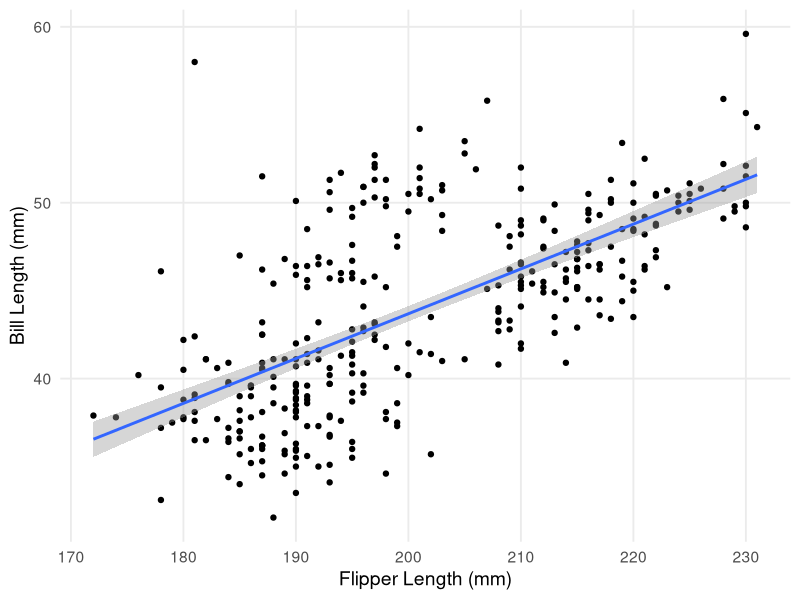
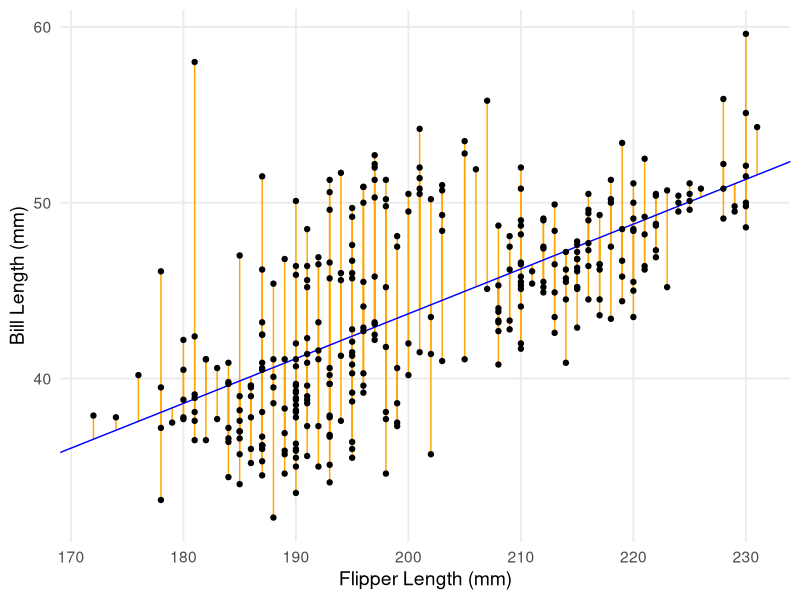
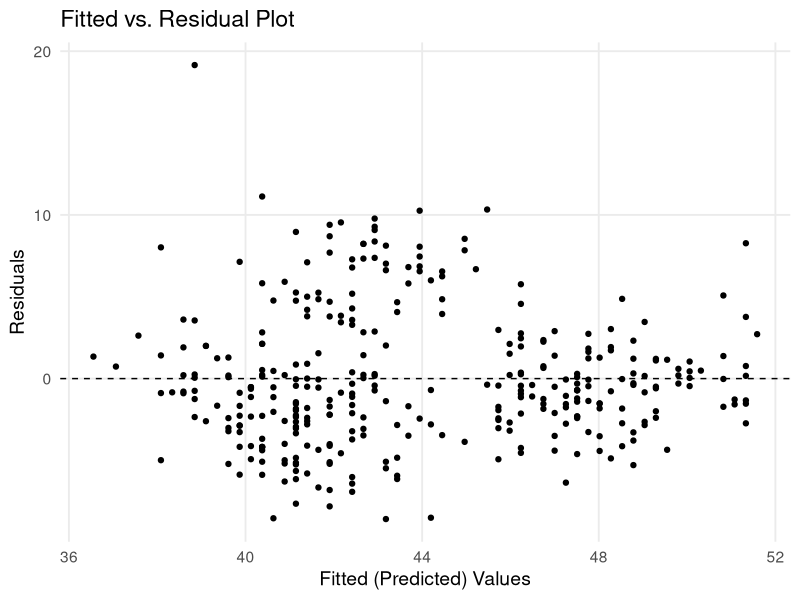
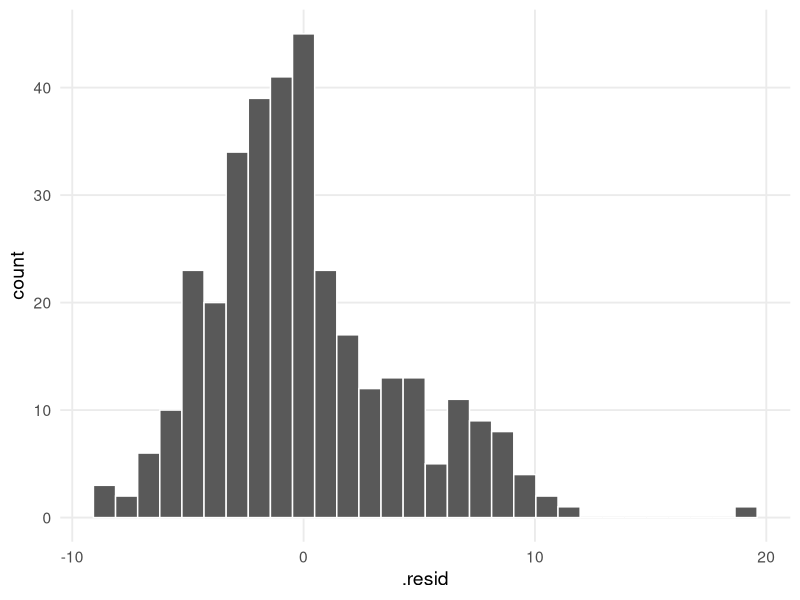

Reproduce these figures in R, in order.
## ---- chunk 1
knitr::opts_chunk$set(echo = TRUE, warning = FALSE, message = FALSE)
## ---- chunk 2
library(ggplot2)
library(patchwork)

theme_set(
  theme_minimal(base_size = 14) +
    theme(panel.grid.minor = element_blank())
)
## ---- chunk 3
library(tidyverse)
library(palmerpenguins)

ggplot(data = penguins, aes(x = flipper_length_mm, y = bill_length_mm)) +
  geom_point() +
  geom_smooth(method = "lm") +
  labs(x = "Flipper Length (mm)", y = "Bill Length (mm)")
## ---- chunk 4
fit <- lm(formula = bill_length_mm ~ flipper_length_mm, data = penguins)
## ---- chunk 5
# just printing the object
fit
## ---- chunk 6
# more detailed
summary(fit)
## ---- chunk 7
ggplot(penguins, aes(x = flipper_length_mm, y = bill_length_mm)) +
  geom_segment(aes(y = (-7.26487 + 0.25477 * flipper_length_mm), yend = bill_length_mm, x = flipper_length_mm, xend = flipper_length_mm), color = "orange") +
  geom_abline(intercept = -7.26487, slope = 0.25477, color = "blue") +
  geom_point() +
  labs(x = "Flipper Length (mm)", y = "Bill Length (mm)")
## ---- chunk 8
library(broom)

# create a data frame with variables used in model + residuals & fitted/predicted values, among other info
aug_fit <- augment(fit)

# don't miss the periods in front of .fitted and .resid!
ggplot(aug_fit, aes(x = .fitted, y = .resid)) +
  geom_hline(yintercept = 0, lty = "dashed") +
  geom_point() +
  labs(
    x = "Fitted (Predicted) Values", y = "Residuals",
    title = "Fitted vs. Residual Plot"
  )
## ---- chunk 9
ggplot(aug_fit, aes(x = .resid)) +
  geom_histogram(color = "white")
## ---- chunk 10
b0_range <- round(c(-7.26 - (2 * 3.20), -7.26 + (2 * 3.20)), 1)
b1_range <- round(c(0.255 - (2 * 0.159), 0.255 + (2 * 0.159)), 1)
## ---- chunk 11
tidy(fit)
## ---- chunk 12
glance(fit)
